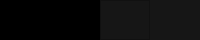
        <widget class="QFrame" name="frame_2">
         <property name="sizePolicy">
          <sizepolicy hsizetype="Preferred" vsizetype="Expanding">
           <horstretch>0</horstretch>
           <verstretch>0</verstretch>
          </sizepolicy>
         </property>
         <property name="minimumSize">
          <size>
           <width>0</width>
           <height>40</height>
          </size>
         </property>
         <property name="maximumSize">
          <size>
           <width>16777215</width>
           <height>40</height>
          </size>
         </property>
         <property name="styleSheet">
          <string notr="true">QFrame{
	
	background-color: rgb(0, 0, 0);
}</string>
         </property>
         <property name="frameShape">
          <enum>QFrame::NoFrame</enum>
         </property>
         <property name="frameShadow">
          <enum>QFrame::Raised</enum>
         </property>
         <layout class="QHBoxLayout" name="horizontalLayout">
          <property name="spacing">
           <number>0</number>
          </property>
          <property name="leftMargin">
           <number>0</number>
          </property>
          <property name="topMargin">
           <number>0</number>
          </property>
          <property name="rightMargin">
           <number>0</number>
          </property>
          <property name="bottomMargin">
           <number>0</number>
          </property>
          <item>
           <widget class="QFrame" name="frame_6">
            <property name="maximumSize">
             <size>
              <width>90</width>
              <height>16777215</height>
             </size>
            </property>
            <property name="styleSheet">
             <string notr="true">QFrame:hover{
	
	
	background-color: rgb(66, 148, 208);
}</string>
            </property>
            <property name="frameShape">
             <enum>QFrame::NoFrame</enum>
            </property>
            <property name="frameShadow">
             <enum>QFrame::Raised</enum>
            </property>
            <layout class="QHBoxLayout" name="horizontalLayout_5">
             <property name="spacing">
              <number>0</number>
             </property>
             <property name="leftMargin">
              <number>0</number>
             </property>
             <property name="topMargin">
              <number>0</number>
             </property>
             <property name="rightMargin">
              <number>0</number>
             </property>
             <property name="bottomMargin">
              <number>0</number>
             </property>
             <item>
              <widget class="QPushButton" name="HOME">
               <property name="minimumSize">
                <size>
                 <width>0</width>
                 <height>30</height>
                </size>
               </property>
               <property name="maximumSize">
                <size>
                 <width>16777215</width>
                 <height>40</height>
                </size>
               </property>
               <property name="styleSheet">
                <string notr="true">QPushButton{
	background-color: none;
	border:0px solid;
}</string>
               </property>
               <property name="text">
                <string/>
               </property>
               <property name="icon">
                <iconset>
                 <normaloff>:/img/homeAsset 46.png</normaloff>:/img/homeAsset 46.png</iconset>
               </property>
               <property name="iconSize">
                <size>
                 <width>20</width>
                 <height>20</height>
                </size>
               </property>
              </widget>
             </item>
            </layout>
           </widget>
          </item>
          <item>
           <widget class="QFrame" name="frame_8">
            <property name="frameShape">
             <enum>QFrame::StyledPanel</enum>
            </property>
            <property name="frameShadow">
             <enum>QFrame::Raised</enum>
            </property>
           </widget>
          </item>
          <item>
           <widget class="QFrame" name="frame_7">
            <property name="maximumSize">
             <size>
              <width>50</width>
              <height>16777215</height>
             </size>
            </property>
            <property name="styleSheet">
             <string notr="true">QFrame{
		
	background-color: rgb(22, 22, 22);
}

QFrame:hover{
		
	background-color: rgb(66, 148, 208);
}</string>
            </property>
            <property name="frameShape">
             <enum>QFrame::StyledPanel</enum>
            </property>
            <property name="frameShadow">
             <enum>QFrame::Raised</enum>
            </property>
            <layout class="QHBoxLayout" name="horizontalLayout_4">
             <property name="spacing">
              <number>0</number>
             </property>
             <property name="leftMargin">
              <number>0</number>
             </property>
             <property name="topMargin">
              <number>0</number>
             </property>
             <property name="rightMargin">
              <number>0</number>
             </property>
             <property name="bottomMargin">
              <number>0</number>
             </property>
             <item>
              <widget class="QPushButton" name="Bn_Min">
               <property name="minimumSize">
                <size>
                 <width>0</width>
                 <height>40</height>
                </size>
               </property>
               <property name="maximumSize">
                <size>
                 <width>16777215</width>
                 <height>40</height>
                </size>
               </property>
               <property name="cursor">
                <cursorShape>PointingHandCursor</cursorShape>
               </property>
               <property name="styleSheet">
                <string notr="true">QPushButton{
	background-color: none;
	border:0px solid;
}</string>
               </property>
               <property name="text">
                <string/>
               </property>
               <property name="icon">
                <iconset>
                 <normaloff>:/img/hideAsset 53.png</normaloff>:/img/hideAsset 53.png</iconset>
               </property>
              </widget>
             </item>
            </layout>
           </widget>
          </item>
          <item>
           <widget class="QFrame" name="frame_4">
            <property name="maximumSize">
             <size>
              <width>50</width>
              <height>16777215</height>
             </size>
            </property>
            <property name="styleSheet">
             <string notr="true">QFrame{
		
	background-color: rgb(22, 22, 22);
}

QFrame:hover{
		
	
	background-color: rgb(235, 0, 0);
}</string>
            </property>
            <property name="frameShape">
             <enum>QFrame::NoFrame</enum>
            </property>
            <property name="frameShadow">
             <enum>QFrame::Raised</enum>
            </property>
            <layout class="QHBoxLayout" name="horizontalLayout_2">
             <property name="spacing">
              <number>0</number>
             </property>
             <property name="leftMargin">
              <number>0</number>
             </property>
             <property name="topMargin">
              <number>0</number>
             </property>
             <property name="rightMargin">
              <number>0</number>
             </property>
             <property name="bottomMargin">
              <number>0</number>
             </property>
             <item>
              <widget class="QPushButton" name="Bn_Close">
               <property name="minimumSize">
                <size>
                 <width>0</width>
                 <height>0</height>
                </size>
               </property>
               <property name="maximumSize">
                <size>
                 <width>16777215</width>
                 <height>40</height>
                </size>
               </property>
               <property name="cursor">
                <cursorShape>ClosedHandCursor</cursorShape>
               </property>
               <property name="styleSheet">
                <string notr="true">QPushButton{
	background-color: none;
	border:0px solid;
}</string>
               </property>
               <property name="text">
                <string/>
               </property>
               <property name="icon">
                <iconset>
                 <normaloff>:/img/closeAsset 43.png</normaloff>:/img/closeAsset 43.png</iconset>
               </property>
              </widget>
             </item>
            </layout>
           </widget>
          </item>
         </layout>
        </widget>
